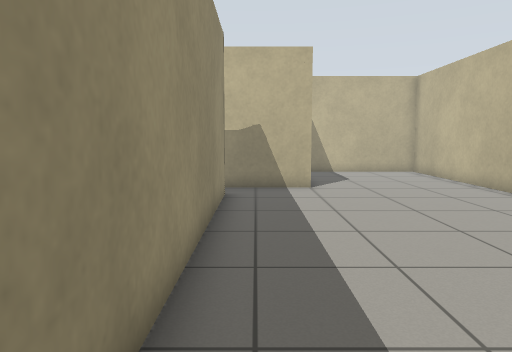
view 1 (above)

15 first-person views from a walk through a robot-simulator world made for Gazebo. The camera is 0.91 m above the floor, tilts 6° down and sees 70° across. The floor is counted in squares, 0.5 m on a side. Each view is taken from the middle of a square. On the plan, view 1 faces up. The plan holds only what a view shows up to about 18 squares ahead; the rest is blank.

view 2
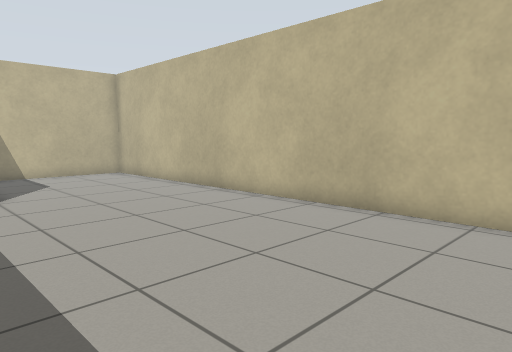

view 3
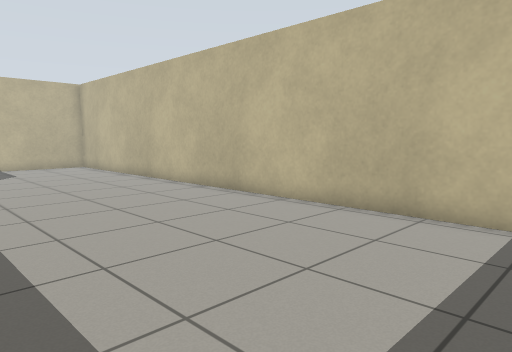

view 4
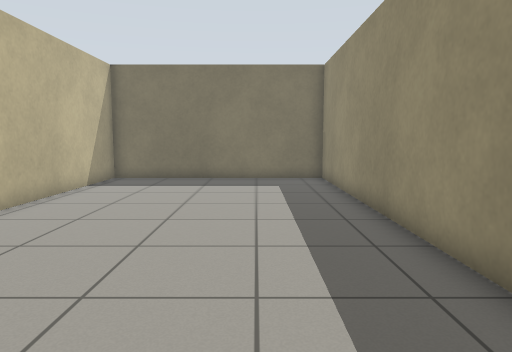

view 5
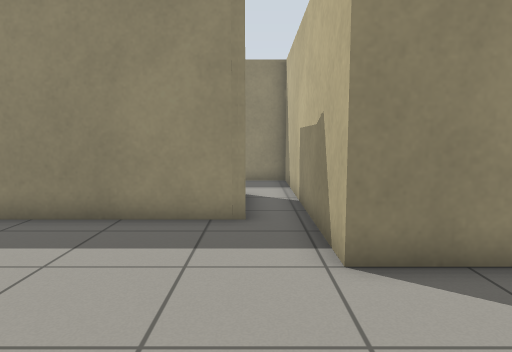

view 6
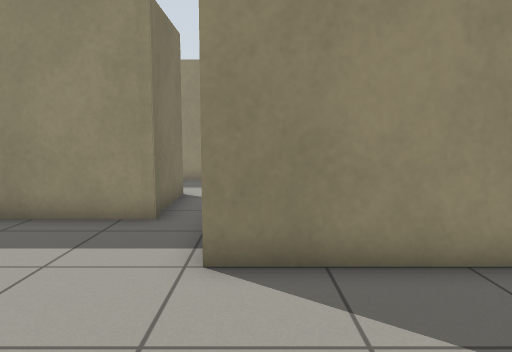

view 7
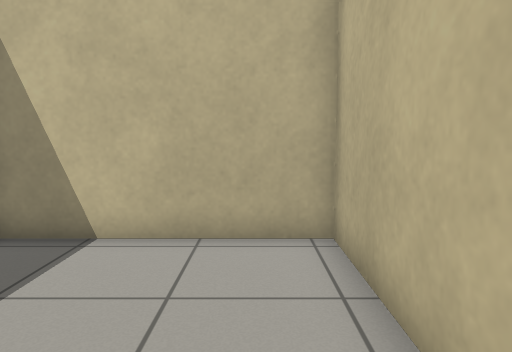

view 8
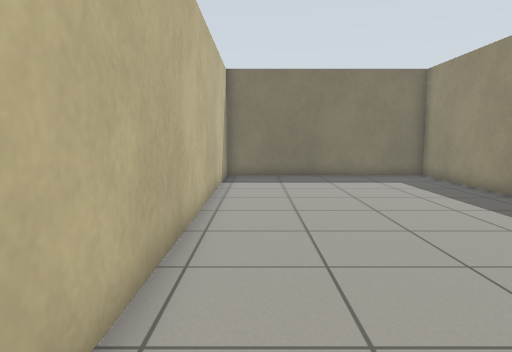

view 9
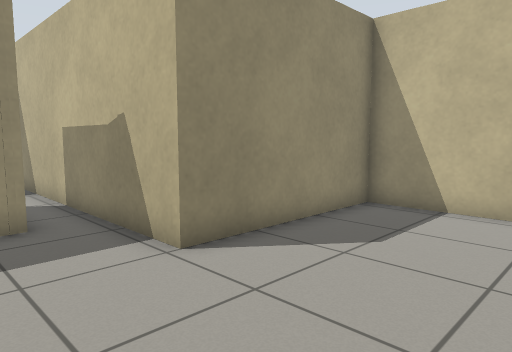

view 10
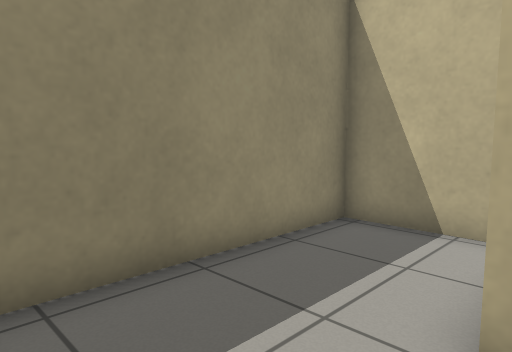

view 11
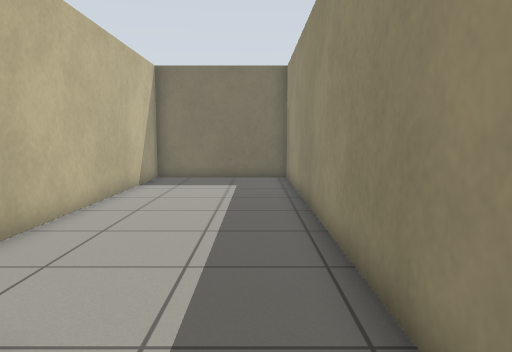

view 12
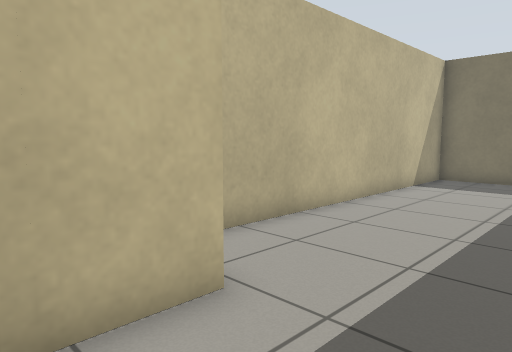

view 13
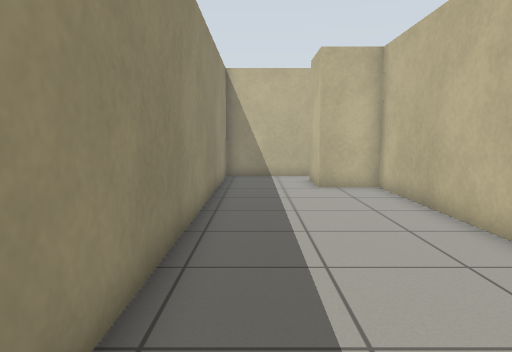

view 14
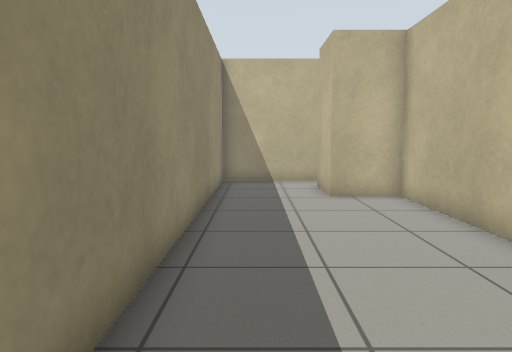

view 15
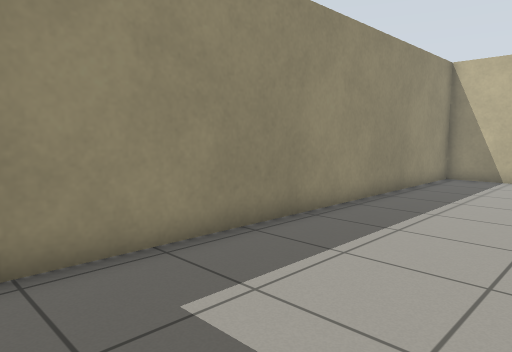

### Floor plan
Points are (right, up) in squares from view 1. A wall is a line through its corners. A room is listed if a view was taken in it or the views show most of it. See-through windows are left out.
Room 1 (views 1, 2, 3, 4, 5, 6, 7, 8, 9, 11, 12)
walls: (-1.9, 11.7) (-1, 11.8) (-1, -5.4) (8.4, -5.4) (8.4, 19.5) (2, 19.5) (2, 13.3) (-8.4, 13.3) (-8.4, 9.6); (-4.7, 9.3) (-4.7, 11.7) (-1, 11.7)
ways out: opening at (-6.5, 10.5) to room 2
Room 2 (views 10, 13, 14, 15)
walls: (-8.4, 9.6) (-8.4, -4.7) (-2.5, -4.7) (-2.5, 9.3) (-4.7, 9.3)
ways out: opening at (-6.5, 10.5) to room 1

Where each view was taken, in squares from view 1:
view 1: 0 up, 0 right, facing up
view 2: 1 up, 0 right, facing up-right
view 3: 4 down, 0 right, facing up-right
view 4: 11 up, 2 right, facing down
view 5: 12 up, 7 right, facing left
view 6: 14 up, 7 right, facing left
view 7: 13 up, 7 right, facing up
view 8: 12 up, 7 right, facing down
view 9: 10 up, 7 right, facing up-left
view 10: 6 up, 4 left, facing up-left
view 11: 12 up, 7 left, facing down
view 12: 12 up, 8 left, facing down-right
view 13: 4 down, 7 left, facing up
view 14: 2 down, 7 left, facing up
view 15: 4 down, 3 left, facing up-left
